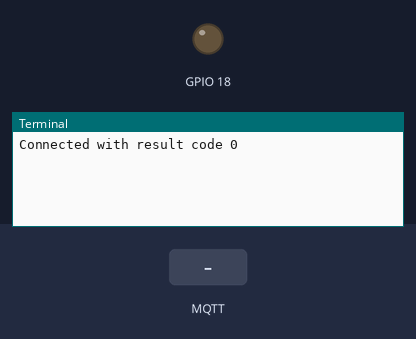
The program below on a simulated Raspberry Pi (BCM pin numbers). Shown: output pins drawn as LEDs (lit = HIGH), the last lines printed to the terminal. The inputs (shaded band) are chosen by the test bench. No MQTT or app messages arrive unless stated.

Above: at 1.3 s.
1.4 s: MQTT message "1" arrives on the first subscribed topic
At 2.6 s:
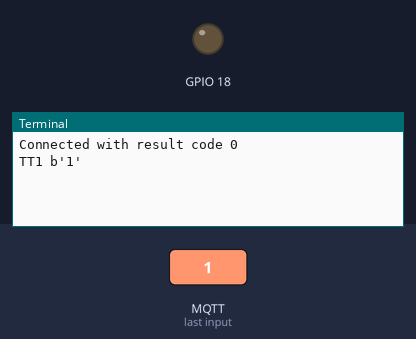
2.9 s: MQTT message "on" arrives on the first subscribed topic
At 3.7 s:
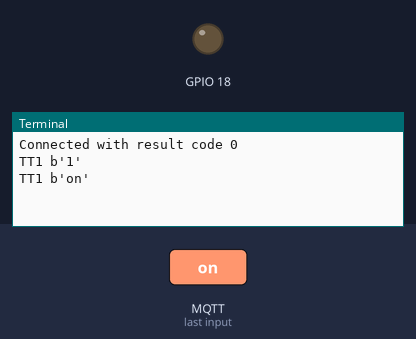
4.4 s: MQTT message "off" arrives on the first subscribed topic
At 4.9 s:
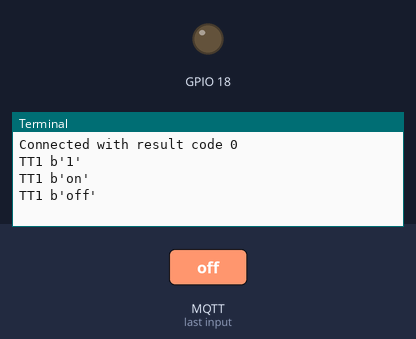

Measured:
- after the input at 1.4 s, the terminal: prints a new line at once (image 1)
- after the input at 2.9 s, the terminal: prints a new line at once (image 2)
- after the input at 4.4 s, the terminal: prints a new line at once (image 3)

The program:

mqtt_subscriber.py
```python
import paho.mqtt.client as mqtt
import RPi.GPIO as GPIO
from time import sleep

GPIO.setmode(GPIO.BCM)
GPIO.setwarnings(False)
GPIO.setup(18, GPIO.OUT)

MQTT_SERVER ="127.0.0.1"
MQTT_PATH ="TT1"

# The callback for when the client receives a connect response from the server.
def on_connect(client, userdata, flags, rc):
    print("Connected with result code "+str(rc))

    # on_connect() means that if we lose the connection and reconnect then subscriptions will be renewed.
    client.subscribe(MQTT_PATH)

# The callback for when a PUBLISH message is received from the server.
def on_message(client, userdata, msg):
    print(msg.topic+" "+str(msg.payload))
    last_value = msg.payload
    if last_value == "1":
        GPIO.output(18, GPIO.HIGH)
    else:
        GPIO.output(18, GPIO.LOW)

    # more callbacks, etc

client = mqtt.Client()
client.on_connect = on_connect
client.on_message = on_message
client.connect(MQTT_SERVER, 1883, 60)

# Blocking call that processes network traffic, dispatches callbacks and
# handles reconnecting.
# Other loop*() functions are available that give a threaded interface and a
# manual interface.
client.loop_forever()
```
